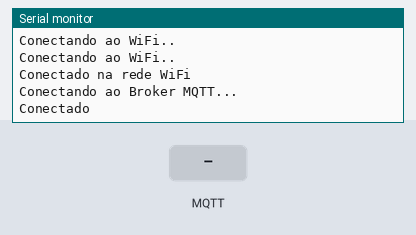
Simulated run of this sketch. Board: ESP8266 (NodeMCU). Parts: the last lines printed to the serial monitor. The test bench sets the inputs (shaded band). WiFi joins after 1.5 s; servers stay silent unless stated; no MQTT or app messages arrive unless stated.

Above: at 2.7 s.
2.8 s: MQTT message "1" arrives on the first subscribed topic
At 4.0 s:
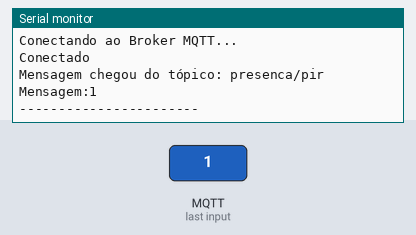
4.3 s: MQTT message "on" arrives on the first subscribed topic
At 5.2 s:
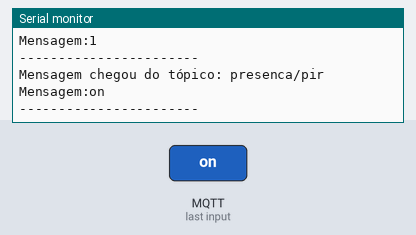
5.8 s: MQTT message "off" arrives on the first subscribed topic
At 6.3 s:
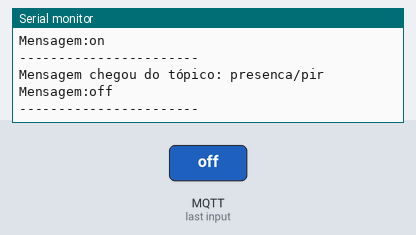

Measured:
- after the input at 2.8 s, the serial monitor: prints a new line at once (image 1)
- after the input at 4.3 s, the serial monitor: prints a new line at once (image 2)
- after the input at 5.8 s, the serial monitor: prints a new line at once (image 3)

The sketch:

NODEMCU.ino
```cpp
#include <ESP8266WiFi.h>
#include <PubSubClient.h>

#define INTERVALO_ENVIO       1500
#define DEBUG

//informações da rede WIFI
const char* ssid = "TED";                 //SSID da rede WIFI
const char* password =  "amor0525";    //senha da rede wifi

//informações do broker MQTT - Verifique as informações geradas pelo CloudMQTT
const char* mqttServer = "hairdresser.cloudmqtt.com";   //server
const char* mqttUser = "efszlpdd";              //user
const char* mqttPassword = "lzNMDV9wrW1U";      //password
const int mqttPort = 15504 ;                     //port
const char* mqttTopicSub ="presenca/pir";            //tópico que sera assinado

int ultimoEnvioMQTT = 0;
char pir;

WiFiClient espClient;
PubSubClient client(espClient);

void setup() {

  Serial.begin(115200);

  WiFi.begin(ssid, password);

  while (WiFi.status() != WL_CONNECTED) {
    delay(500);
    #ifdef DEBUG
    Serial.println("Conectando ao WiFi..");
    #endif
  }
  #ifdef DEBUG
  Serial.println("Conectado na rede WiFi");
  #endif

  client.setServer(mqttServer, mqttPort);
  client.setCallback(callback);

  while (!client.connected()) {
    #ifdef DEBUG
    Serial.println("Conectando ao Broker MQTT...");
    #endif

    if (client.connect("ESP8266Client", mqttUser, mqttPassword )) {
      #ifdef DEBUG
      Serial.println("Conectado");
      #endif

    } else {
      #ifdef DEBUG
      Serial.print("falha estado  ");
      Serial.print(client.state());
      #endif
      delay(2000);

    }
  }

 //subscreve no tópico
  client.subscribe(mqttTopicSub);
}

void callback(char* topic, byte* payload, unsigned int length) {

  //armazena msg recebida em uma sring
  payload[length] = '\0';
  String strMSG = String((char*)payload);

  #ifdef DEBUG
  Serial.print("Mensagem chegou do tópico: ");
  Serial.println(topic);
  Serial.print("Mensagem:");
  Serial.print(strMSG);
  Serial.println();
  Serial.println("-----------------------");
  #endif
}

//função pra reconectar ao servido MQTT
void reconect() {
  //Enquanto estiver desconectado
  while (!client.connected()) {
    #ifdef DEBUG
    Serial.print("Tentando conectar ao servidor MQTT");
    #endif

    bool conectado = strlen(mqttUser) > 0 ?
                     client.connect("ESP8266Client", mqttUser, mqttPassword) :
                     client.connect("ESP8266Client");

    if(conectado) {
      #ifdef DEBUG
      Serial.println("Conectado!");
      #endif
      //subscreve no tópico
      client.subscribe(mqttTopicSub, 1); //nivel de qualidade: QoS 1
    } else {
      #ifdef DEBUG
      Serial.println("Falha durante a conexão.Code: ");
      Serial.println( String(client.state()).c_str());
      Serial.println("Tentando novamente em 10 s");
      #endif
      //Aguarda 10 segundos
      delay(10000);
    }
  }
}

void loop() {
  if (Serial.available() > 0)
  {
   pir = Serial.read();
  }

  if (!client.connected()) {
    reconect();
  }

  //envia a cada X segundos
  if ((millis() - ultimoEnvioMQTT) > INTERVALO_ENVIO)
  {
      envia();
      ultimoEnvioMQTT = millis();
  }
  client.loop();
}

//função para leitura do DHT11
void envia(){


  char MsgPirMQTT[10];

  if( pir == '1'){
    sprintf(MsgPirMQTT,"%c",pir);
    client.publish("presenca/pir", MsgPirMQTT);
  }if ( pir == '0'){
    sprintf(MsgPirMQTT,"%c",pir);
    client.publish("presenca/pir", MsgPirMQTT);
}}
```
